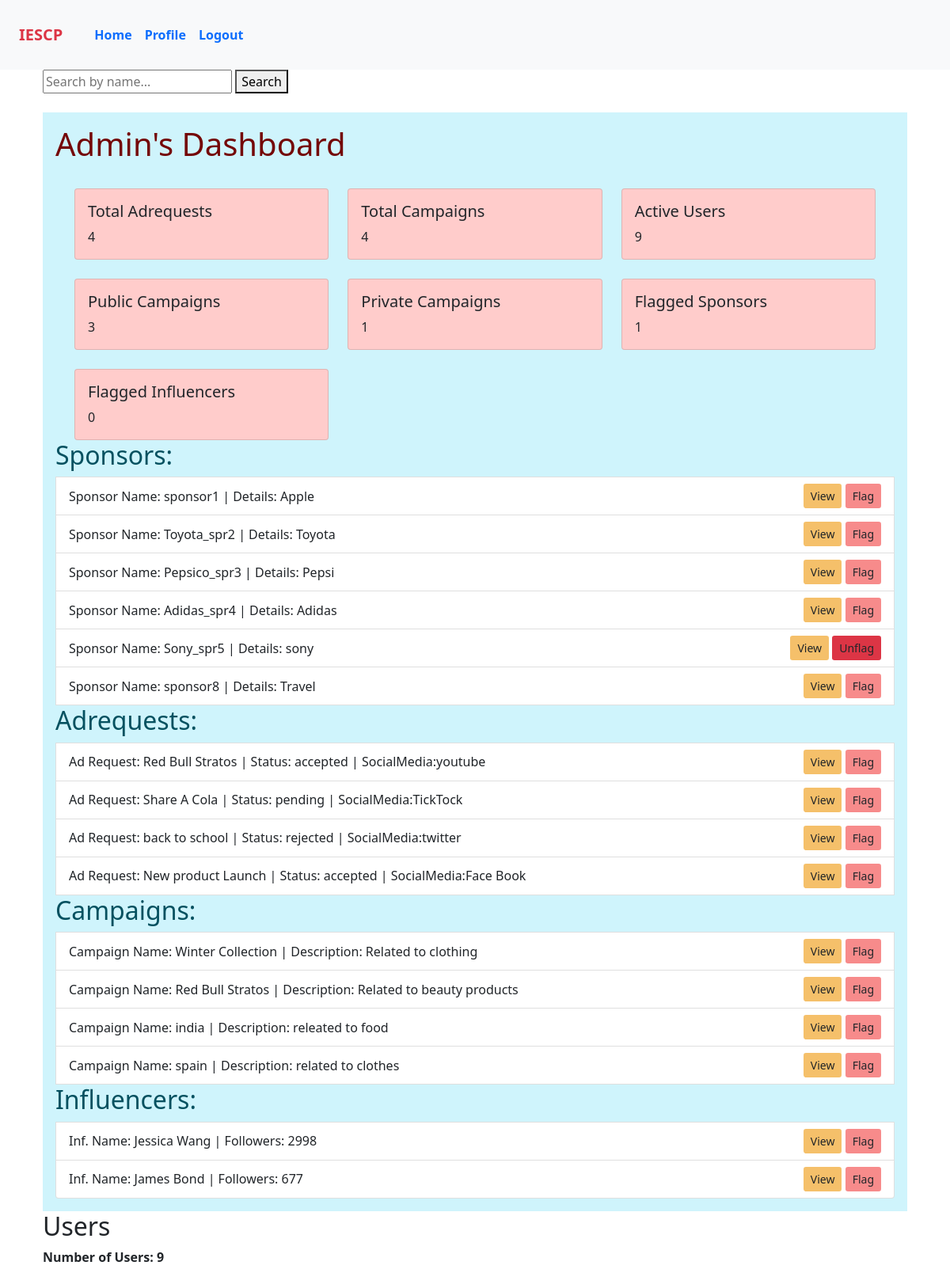
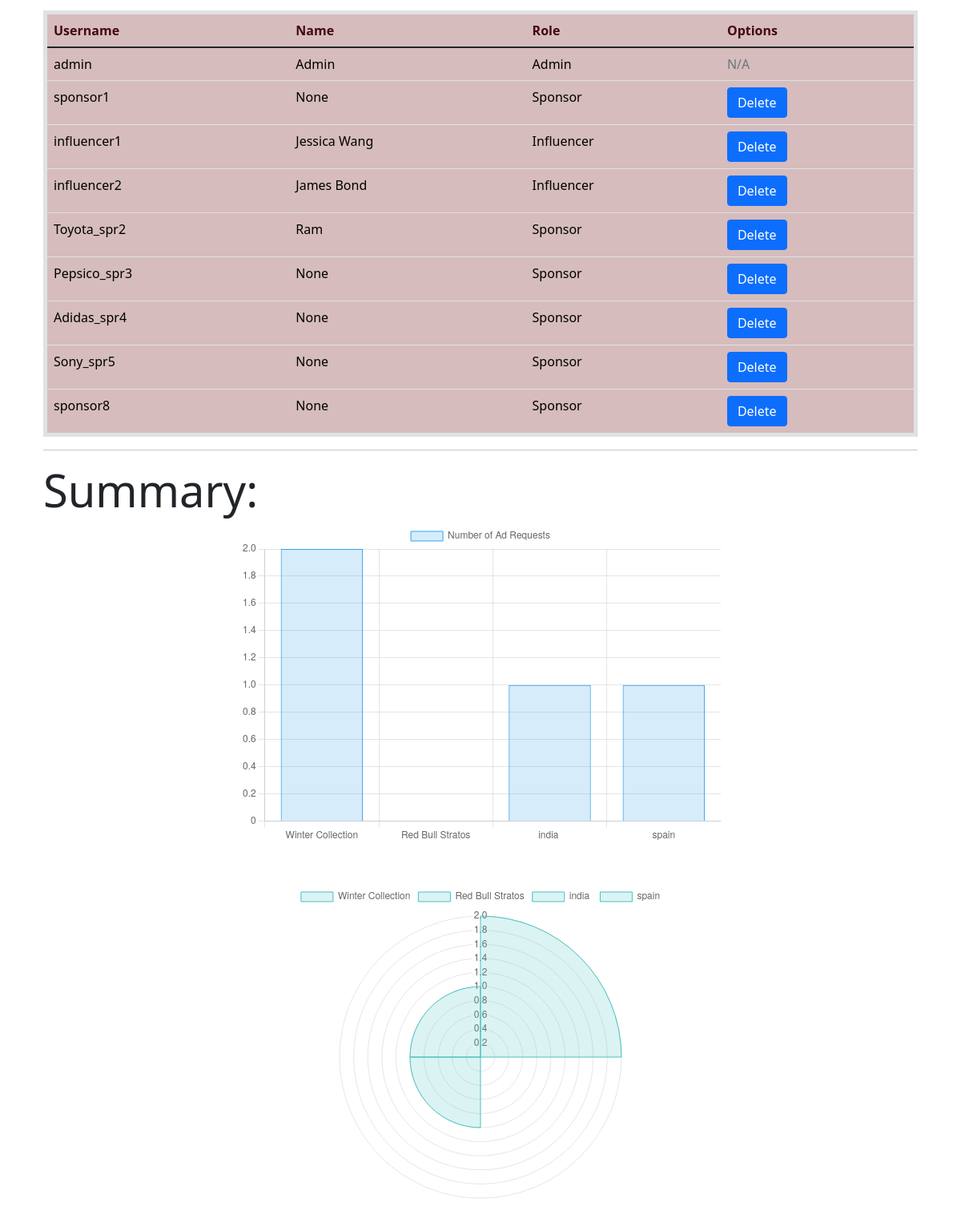
The page /admin (signed in) on the database its author committed (2 pictures, top to bottom).
### models.py (models this page shows, shortened)
class User(db.Model, UserMixin):
    __tablename__ = 'user'
    id = db.Column(db.Integer, primary_key=True, autoincrement=True)
    username = db.Column(db.String(150), nullable=False, unique=True)
    passhash = db.Column(db.String(256), nullable=False)
    role = db.Column(db.String(50), nullable=False)
    is_admin = db.Column(db.Boolean, default=False)
    name = db.Column(db.String(50), nullable=True)
    company = db.Column(db.String(100), nullable=True)
    industry = db.Column(db.String(100), nullable=True)
    budget = db.Column(db.Float, nullable=True)
    niche = db.Column(db.String(100), nullable=True)
    platform_preferences = db.Column(db.String(200), nullable=True)
    reach = db.Column(db.Integer, nullable=True)
    influencer_campaigns = db.relationship('Campaign', foreign_keys='Campaign.influencer_id', backref='influencer', lazy=True)
    sponsored_campaigns = db.relationship('Campaign', foreign_keys='Campaign.sponsor_id', backref='sponsor', lazy=True, cascade="all, delete-orphan")
    influencer_adrequests = db.relationship('AdRequest', foreign_keys='AdRequest.influencer_id', backref='influencer', lazy=True)
    sponsored_adrequests = db.relationship('AdRequest', foreign_keys='AdRequest.sponsor_id', backref='sponsor', lazy=True, cascade="all, delete-orphan")
    @property
    def password(self):
        raise AttributeError('Password is not a readable attribute')

class AdRequest(db.Model):
    __tablename__ = 'ad_request'
    id = db.Column(db.Integer, primary_key=True, autoincrement=True)
    ad_name = db.Column(db.String(150), nullable=False)
    platform_preferences = db.Column(db.Text, nullable=True)
    reach = db.Column(db.Integer, nullable=True)
    payment_amount = db.Column(db.Float, nullable=False)
    ad_status = db.Column(db.String(50), nullable=False, default="pending")  # 'pending', 'accepted', 'rejected'
    rating = db.Column(db.Integer, nullable=True)
    campaign_id = db.Column(db.Integer, db.ForeignKey('campaign.id'), nullable=False)
    influencer_id = db.Column(db.Integer, db.ForeignKey('user.id'), nullable=True)
    sponsor_id = db.Column(db.Integer, db.ForeignKey('user.id'), nullable=False)
    influencer_campaign_requests = db.relationship('InfluencerCampaignRequest', backref='ad_request', lazy=True)

class Campaign(db.Model):
    __tablename__ = 'campaign'
    id = db.Column(db.Integer, primary_key=True, autoincrement=True)
    name = db.Column(db.String(150), nullable=False)
    description = db.Column(db.Text, nullable=True)
    category = db.Column(db.String(100), nullable=False)
    budget = db.Column(db.Float, nullable=False)
    status = db.Column(db.String(50), nullable=False, default="active")  # 'active', 'paused', 'completed'
    visibility = db.Column(db.String(50), nullable=False, default="public")  # 'public', 'private'
    start_date = db.Column(db.DateTime, nullable=False)
    end_date = db.Column(db.DateTime, nullable=False)
    goal = db.Column(db.String(200), nullable=True)
    influencer_id = db.Column(db.Integer, db.ForeignKey('user.id'), nullable=True)
    sponsor_id = db.Column(db.Integer, db.ForeignKey('user.id'), nullable=False)
    ad_requests = db.relationship('AdRequest', backref='campaign', lazy=True, cascade="all, delete-orphan")
    influencer_campaign_requests = db.relationship('InfluencerCampaignRequest', backref='campaign', lazy=True)

### routes.py (the view)
@app.route('/admin', methods=['GET'])
def admin_home():
    user_id = session.get('user_id')
    if user_id is None:
        flash("You need to be logged in to access the admin page!")
        return redirect(url_for('home'))
    user = User.query.get(user_id)
    if user is None:
        flash("User not found!")
        return redirect(url_for('home'))
    if not user.is_admin:
        flash("You are not authorized to view this page!")
        return redirect(url_for('home'))
    users = User.query.all()
    campaigns = Campaign.query.all()
    public_campaigns = Campaign.query.filter_by(visibility='public').count()
    private_campaigns = Campaign.query.filter_by(visibility='private').count()
    active_users = User.query.count()
    adrequests = AdRequest.query.all()
    sponsors = User.query.filter_by(role='sponsor').all()
    influencers = User.query.filter_by(role='influencer').all()
    total_campaigns = len(campaigns)
    total_ad_requests = len(adrequests)
    flagged_counts = get_flagged_counts()
    bar_chart_data = {
        'labels': [campaign.name for campaign in campaigns],
        'values': [len(campaign.ad_requests) for campaign in campaigns]
    }
    polar_chart_data = {
        'labels': [campaign.name for campaign in campaigns],
        'values': [len(campaign.ad_requests) for campaign in campaigns]
    }
    flagged_counts = get_flagged_counts()
    return render_template('admin_dashboard.html',
                           campaigns=campaigns,
                           public_campaigns=public_campaigns,
                           private_campaigns=private_campaigns,
                           active_users=active_users,
                           adrequests=adrequests,
                           sponsors=sponsors,
                           flagged_counts=flagged_counts,
                           flagged_items=flagged_items,
                           total_ad_requests=total_ad_requests,
                           total_campaigns=total_campaigns,
                           influencers=influencers,users=users,
                           bar_chart_data=bar_chart_data,polar_chart_data=polar_chart_data)

### templates/admin_dashboard.html (shortened to what this page needs)
{% extends "layout.html" %}
{% block content %}
    <div class="sear">
        <form method="GET" action="{{ url_for('search_results') }}">
            <input type="text" name="search_query" placeholder="Search by name...">
            <button type="submit">Search</button>
        </form>
    </div>
    <link href="https://cdn.jsdelivr.net/npm/bootstrap@5.1.3/dist/css/bootstrap.min.css" rel="stylesheet">
  <div class="container mt-4 p-3 bg-info-subtle text-info-emphasis">
    <div class="d-flex justify-content-between align-items-center mb-4">
      <h1>Admin's Dashboard</h1>
    </div>
    <div class="container">
      <div class="row">
          <div class="col-md-4">
              <div class="card">
                  <div class="card-body">
                      <h5 class="card-title">Total Adrequests</h5>
                      <p class="card-text">{{ total_ad_requests }}</p>
                  </div>
              </div>
          </div>
          <div class="col-md-4">
              <div class="card">
                  <div class="card-body">
                      <h5 class="card-title">Total Campaigns</h5>
                      <p class="card-text">{{ total_campaigns }}</p>
                  </div>
              </div>
          </div>
          <div class="col-md-4">
              <div class="card">
                  <div class="card-body">
                      <h5 class="card-title">Active Users</h5>
                      <p class="card-text">{{ active_users }}</p>
                  </div>
              </div>
          </div>
      </div>
      <div class="row mt-4">
          <div class="col-md-4">
              <div class="card">
                  <div class="card-body">
                      <h5 class="card-title">Public Campaigns</h5>
                      <p class="card-text">{{ public_campaigns }}</p>
                  </div>
              </div>
          </div>
          <div class="col-md-4">
              <div class="card">
                  <div class="card-body">
                      <h5 class="card-title">Private Campaigns</h5>
                      <p class="card-text">{{ private_campaigns }}</p>
                  </div>
              </div>
          </div>
          <div class="col-md-4">
              <div class="card">
                  <div class="card-body">
                      <h5 class="card-title">Flagged Sponsors</h5>
                      <p class="card-text"> {{ flagged_counts.sponsors }}</p>
                  </div>
              </div>
          </div>
      </div>
      <div class="row mt-4">
          <div class="col-md-4">
              <div class="card">
                  <div class="card-body">
                      <h5 class="card-title">Flagged Influencers</h5>
                      <p class="card-text"> {{ flagged_counts.influencers }}</p>
                  </div>
              </div>
          </div>
      </div>
    </div>
    <div class="list-group">
        <h2> Sponsors:</h2>
        {% for item in sponsors %}
        <div class="list-group-item d-flex justify-content-between align-items-center">
            <span>Sponsor Name: {{ item.username }} | Details: {{ item.company }}</span>
            <div>
                <form action="{{ url_for('admin_view_sponsor', id=item.id) }}" method="get" style="display:inline;">
                    <button type="submit" class="btn btn-view btn-sm">View</button>
                </form>
                {% if item.id in flagged_items['sponsor'] %}
                    <form action="{{ url_for('unflag_item', item_type='sponsor', item_id=item.id) }}" method="POST" style="display:inline;">
                        <button type="submit" class="btn btn-unflag btn-sm">Unflag</button>
                    </form>
                {% else %}
                    <form action="{{ url_for('flag_item', item_type='sponsor', item_id=item.id) }}" method="POST" style="display:inline;">
                        <button type="submit" class="btn btn-flag btn-sm">Flag</button>
                    </form>
                {% endif %}
            </div>
        </div>
        {% endfor %}
        <h2> Adrequests:</h2>
        {% for item in adrequests %}
            <div class="list-group-item d-flex justify-content-between align-items-center">
                <span>Ad Request: {{ item.ad_name }} | Status: {{ item.ad_status }} | SocialMedia:{{ item.platform_preferences }}</span>
                <div>
                    <form action="{{ url_for('admin_view_adrequests', id=item.id) }}" method="get" style="display:inline;">
                        <button type="submit" class="btn btn-view btn-sm">View</button>
                    </form>
                    {% if item.id in flagged_items['ad_request'] %}
                        <form action="{{ url_for('unflag_item', item_type='ad_request', item_id=item.id) }}" method="post" style="display:inline;">
                            <button type="submit" class="btn btn-unflag btn-sm">Unflag</button>
                        </form>
                    {% else %}
                        <form action="{{ url_for('flag_item', item_type='ad_request', item_id=item.id) }}" method="post" style="display:inline;">
                            <button type="submit" class="btn btn-flag btn-sm">Flag</button>
                        </form>
                    {% endif %}
                </div>
            </div>
        {% endfor %}
        <h2> Campaigns:</h2>
        {% for item in campaigns %}
        <div class="list-group-item d-flex justify-content-between align-items-center">
            <span>Campaign Name: {{ item.name }} | Description: {{ item.description }}</span>
            <div>
                <form action="{{ url_for('admin_view_campaign', id=item.id) }}" method="get" style="display:inline;">
                    <button type="submit" class="btn btn-view btn-sm">View</button>
                </form>
                {% if item.id in flagged_items['campaign'] %}
                    <form action="{{ url_for('unflag_item', item_type='campaign', item_id=item.id) }}" method="POST" style="display:inline;">
                        <button type="submit" class="btn btn-unflag btn-sm">Unflag</button>
                    </form>
                {% else %}
                    <form action="{{ url_for('flag_item', item_type='campaign', item_id=item.id) }}" method="POST" style="display:inline;">
                        <button type="submit" class="btn btn-flag btn-sm">Flag</button>
                    </form>
                {% endif %}
            </div>
        </div>
        {% endfor %}
        <h2> Influencers:</h2>
        {% for item in influencers %}
        <div class="list-group-item d-flex justify-content-between align-items-center">
            <span>Inf. Name: {{ item.name }} | Followers: {{ item.reach }}</span>
            <div>
                <form action="{{ url_for('admin_view_influencer', id=item.id) }}" method="get" style="display:inline;">
                    <button type="submit" class="btn btn-view btn-sm">View</button>
                </form>
                {% if item.id in flagged_items['influencers'] %}
                <form action="{{ url_for('unflag_item', item_type='campaign', item_id=item.id) }}" method="POST" style="display:inline;">
                    <button type="submit" class="btn btn-unflag btn-sm">Unflag</button>
                </form>
                {% else %}
                <form action="{{ url_for('flag_item', item_type='influencer', item_id=item.id) }}" method="POST" style="display:inline;">
                    <button type="submit" class="btn btn-flag btn-sm">Flag</button>
                </form>
                {% endif %}
            </div>
        </div>
        {% endfor %}
    </div>
</div>
{% include 'admin/user_list.html' %}
    <hr>
    <h2 class="display-4">Summary:</h2>
    <div class="chart-container">
        <canvas id="barChart"></canvas>
    </div>
    <div class="chart-container">
        <canvas id="polarChart"></canvas>
    </div>
{% block script %}
    <script>
        // Data for Bar Chart
        const ctxBar = document.getElementById('barChart').getContext('2d');
        const barChartData = {{ bar_chart_data | tojson }};
        new Chart(ctxBar, {
            type: 'bar',
            data: {
                labels: barChartData.labels,
                datasets: [{
                    label: 'Number of Ad Requests',
                    data: barChartData.values,
                    backgroundColor: 'rgba(54, 162, 235, 0.2)',
                    borderColor: 'rgba(54, 162, 235, 1)',
                    borderWidth: 1
                }]
            },
            options: {
                responsive: true,
                maintainAspectRatio: false,
                scales: {
                    x: {
                        beginAtZero: true
                    },
                    y: {
                        beginAtZero: true
                    }
                }
            }
        });
    const ctxPolar = document.getElementById('polarChart').getContext('2d');
    const polarChartData = {{ polar_chart_data | tojson }};
        new Chart(ctxPolar, {
            type: 'polarArea',
            data: {
                labels: polarChartData.labels,
                datasets: [{
                    label: 'Campaign Ad Requests',
                    data: polarChartData.values,
                    backgroundColor: 'rgba(75, 192, 192, 0.2)',
                    borderColor: 'rgba(75, 192, 192, 1)',
                    borderWidth: 1
                }]
            },
            options: {
                responsive: true,
                maintainAspectRatio: false
            }
        });
    </script>
{% endblock %}
{% endblock %}

### templates/admin/user_list.html
<h2>Users</h2>
<p><b>Number of Users: {{ users | length }}</b></p>
<table class="table">
    <thead>
        <tr>
            <th>Username</th>
            <th>Name</th>
            <th>Role</th>
            <th>Options</th>
        </tr>
    </thead>
    <tbody>
        {% for user in users %}
            <tr>
                <td>{{ user.username }}</td>
                <td>{{ user.name }}</td>
                <td>
                    {% if user.role == 'admin' %}
                        Admin
                    {% elif user.role == 'sponsor' %}
                        Sponsor
                    {% elif user.role == 'influencer' %}
                        Influencer
                    {% else %}
                        Unknown
                    {% endif %}
                </td>
                <td>
                    {% if user.role == 'admin' %}
                        <span class="text-muted">N/A</span>
                    {% elif user.role == 'sponsor' %}
                        <a href="{{ url_for('user_delete', user_id=user.id) }}" class="btn btn-primary">Delete</a>
                    {% elif user.role == 'influencer' %}
                        <a href="{{ url_for('user_delete', user_id=user.id) }}" class="btn btn-primary">Delete</a>
                    {% endif %}
                </td>
            </tr>
        {% endfor %}
    </tbody>
</table>

### rows shown on the page
User: username "sponsor1", company "Apple", name "None", role "Sponsor"
User: username "Toyota_spr2", company "Toyota", name "Ram", role "Sponsor"
User: username "Pepsico_spr3", company "Pepsi", name "None", role "Sponsor"
User: username "Adidas_spr4", company "Adidas", name "None", role "Sponsor"
User: username "Sony_spr5", company "sony", name "None", role "Sponsor"
User: username "sponsor8", company "Travel", name "None", role "Sponsor"
AdRequest: ad_name "Red Bull Stratos", ad_status "accepted", platform_preferences "youtube"
AdRequest: ad_name "Share A Cola", ad_status "pending", platform_preferences "TickTock"
AdRequest: ad_name "back to school", ad_status "rejected", platform_preferences "twitter"
AdRequest: ad_name "New product Launch", ad_status "accepted", platform_preferences "Face Book"
Campaign: name "Winter Collection", description "Related to clothing"
Campaign: name "Red Bull Stratos", description "Related to beauty products"
Campaign: name "india", description "releated to food"
Campaign: name "spain", description "related to clothes"
User: name "Jessica Wang", reach "2998", username "influencer1", role "Influencer"
User: name "James Bond", reach "677", username "influencer2", role "Influencer"
User: username "admin", name "Admin", role "Admin"

### other values the page prints
{{ total_ad_requests }} "4"
{{ total_campaigns }} "4"
{{ active_users }} "9"
{{ public_campaigns }} "3"
{{ private_campaigns }} "1"
{{ flagged_counts.sponsors }} "1"
{{ flagged_counts.influencers }} "0"
{{ users | length }} "9"
